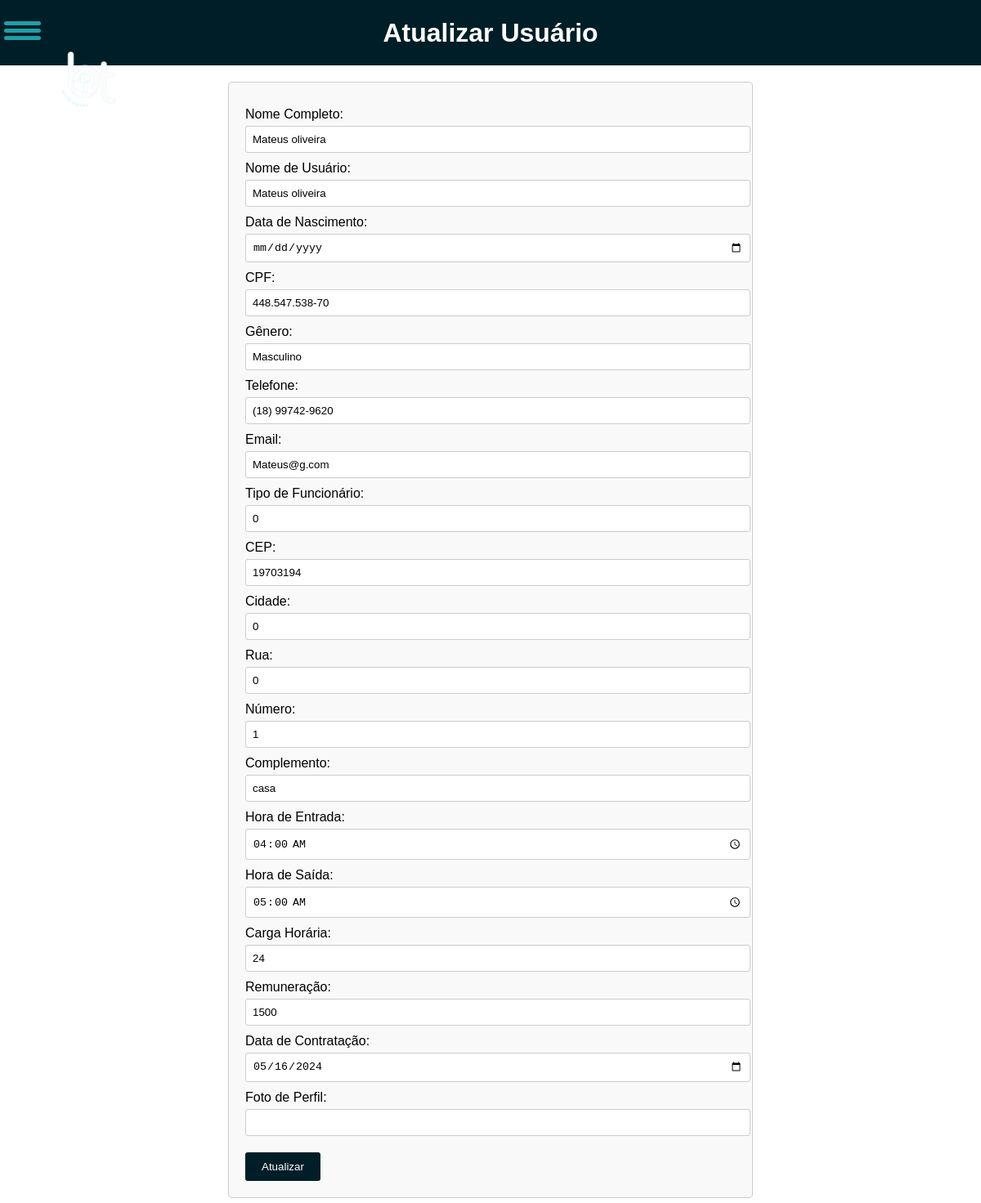
The app's page /php/atualizar_usuario.php?id=8 with its own data.
### tables this page shows
CREATE TABLE `usuarios` (
  `id_user` int(11) NOT NULL,
  `nome_completo` varchar(255) NOT NULL,
  `nome_usuario` varchar(255) NOT NULL,
  `datadenascimento` date DEFAULT NULL,
  `cpf` varchar(255) NOT NULL,
  `genero` varchar(255) NOT NULL,
  `phone` varchar(255) NOT NULL,
  `email` varchar(255) NOT NULL,
  `senha` varchar(255) NOT NULL,
  `tipo_funcionario` varchar(255) NOT NULL,
  `cep` varchar(255) DEFAULT NULL,
  `cidade` varchar(255) DEFAULT NULL,
  `rua` varchar(255) DEFAULT NULL,
  `numero` varchar(255) DEFAULT NULL,
  `complemento` varchar(255) DEFAULT NULL,
  `hora_entrada` time DEFAULT NULL,
  `hora_saida` time DEFAULT NULL,
  `carga_horaria` int(11) DEFAULT NULL,
  `remuneracao` varchar(255) DEFAULT NULL,
  `data_contratacao` date DEFAULT NULL,
  `foto_perfil` varchar(255) DEFAULT NULL
);

### php/atualizar_usuario.php (the view, shortened to what this page needs)
<?php
include_once('../config/config.php');
if(isset($_GET['id'])) {
    $id_usuario = $_GET['id'];
    $sql_code = $pdo->prepare("SELECT * FROM usuarios WHERE id_user = ?");
    $sql_code->execute(array($id_usuario));
    $usuario = $sql_code->fetch(PDO::FETCH_ASSOC);
}
?>
<!DOCTYPE html>
<html lang="en">
<head>
    <link rel="stylesheet" href="../../GB/Css/atualizar_usuario.css">
</head>
<body>
    <header>
    <a href="../Portifolio/index.php"><img class="logo" src="../Img/bitrix-removebg-preview.png" width="300px"></a>
        <h1>Atualizar Usuário</h1>
    </header>
<div id="menu">
  <div id="menu-bar" onclick="menuOnClick()">
    <div id="bar1" class="bar"></div>
    <div id="bar2" class="bar"></div>
    <div id="bar3" class="bar"></div>
  </div>
</div>
    <main>
        <form method="post" action="">
            <label for="nome_completo">Nome Completo:</label>
            <input type="text" name="nome_completo" value="<?php echo $usuario['nome_completo']; ?>"><br>
            <label for="nome_usuario">Nome de Usuário:</label>
            <input type="text" name="nome_usuario" value="<?php echo $usuario['nome_usuario']; ?>"><br>
            <label for="datadenascimento">Data de Nascimento:</label>
            <input type="date" name="datadenascimento" value="<?php echo $usuario['datadenascimento']; ?>"><br>
            <label for="cpf">CPF:</label>
            <input type="text" name="cpf" value="<?php echo $usuario['cpf']; ?>"><br>
            <label for="genero">Gênero:</label>
            <input type="text" name="genero" value="<?php echo $usuario['genero']; ?>"><br>
            <label for="phone">Telefone:</label>
            <input type="text" name="phone" value="<?php echo $usuario['phone']; ?>"><br>
            <label for="email">Email:</label>
            <input type="email" name="email" value="<?php echo $usuario['email']; ?>"><br>
            <label for="tipo_funcionario">Tipo de Funcionário:</label>
            <input type="text" name="tipo_funcionario" value="<?php echo $usuario['tipo_funcionario']; ?>"><br>
            <label for="cep">CEP:</label>
            <input type="text" name="cep" value="<?php echo $usuario['cep']; ?>"><br>
            <label for="cidade">Cidade:</label>
            <input type="text" name="cidade" value="<?php echo $usuario['cidade']; ?>"><br>
            <label for="rua">Rua:</label>
            <input type="text" name="rua" value="<?php echo $usuario['rua']; ?>"><br>
            <label for="numero">Número:</label>
            <input type="text" name="numero" value="<?php echo $usuario['numero']; ?>"><br>
            <label for="complemento">Complemento:</label>
            <input type="text" name="complemento" value="<?php echo $usuario['complemento']; ?>"><br>
            <label for="hora_entrada">Hora de Entrada:</label>
            <input type="time" name="hora_entrada" value="<?php echo $usuario['hora_entrada']; ?>"><br>
            <label for="hora_saida">Hora de Saída:</label>
            <input type="time" name="hora_saida" value="<?php echo $usuario['hora_saida']; ?>"><br>
            <label for="carga_horaria">Carga Horária:</label>
            <input type="text" name="carga_horaria" value="<?php echo $usuario['carga_horaria']; ?>"><br>
            <label for="remuneracao">Remuneração:</label>
            <input type="text" name="remuneracao" value="<?php echo $usuario['remuneracao']; ?>"><br>
            <label for="data_contratacao">Data de Contratação:</label>
            <input type="date" name="data_contratacao" value="<?php echo $usuario['data_contratacao']; ?>"><br>
            <label for="foto_perfil">Foto de Perfil:</label>
            <input type="text" name="foto_perfil" value="<?php echo $usuario['foto_perfil']; ?>"><br>
            <input type="submit" value="Atualizar">
        </form>
    </main>
</body>
</html>

### Css/atualizar_usuario.css (style rules this page uses)
body { font-family: Arial, sans-serif; display: flex; flex-direction: column; min-height: 100vh; margin: 0; }
header { background-color: #001e27; color: white; padding: 10px 0; width: 100%; top: 0; z-index: 1; display: flex; align-items: center; justify-content: center; height: 60px; }
header .logo { position: absolute; left: 50px; width: 120px; height: auto; }
header h1 { margin: 0; text-align: center; flex-grow: 1; }
main { flex-grow: 1; display: flex; justify-content: center; align-items: center; flex-direction: column; }
form { width: 600px; margin: 20px auto; padding: 20px; border: 1px solid #ccc; border-radius: 5px; background-color: #f9f9f9; }
form label { display: flex; margin-top: 10px; }
form input[type="text"], form input[type="date"], form input[type="email"], form input[type="time"] { width: 100%; padding: 8px; margin-top: 5px; border: 1px solid #ccc; border-radius: 3px; }
form input[type="submit"] { background-color: #001e27; color: white; padding: 10px 20px; border: none; border-radius: 3px; cursor: pointer; margin-top: 20px; }
#menu { z-index: 2; }
#menu-bar { width: 45px; height: 40px; margin: 80px 0 40px 60px; cursor: pointer; }
.bar { height: 5px; width: 100%; background-color: #1F9EA7; display: block; border-radius: 5px; transition: 0.3s ease; }
#bar1 { transform: translateY(-4px); }
#bar3 { transform: translateY(4px); }
.menu-bg, #menu { top: -50px; left: -55px; position: absolute; }

### records on screen
usuarios: nome_completo "Mateus oliveira", nome_usuario "Mateus oliveira", cpf "448.547.538-70", genero "Masculino", phone "(18) 99742-9620", email "Mateus@g.com", tipo_funcionario "0", cep "19703194", cidade "0", rua "0", numero "1", complemento "casa", hora_entrada "04:00:00", hora_saida "05:00:00", carga_horaria "24", remuneracao "1500", data_contratacao "05/16/2024"
